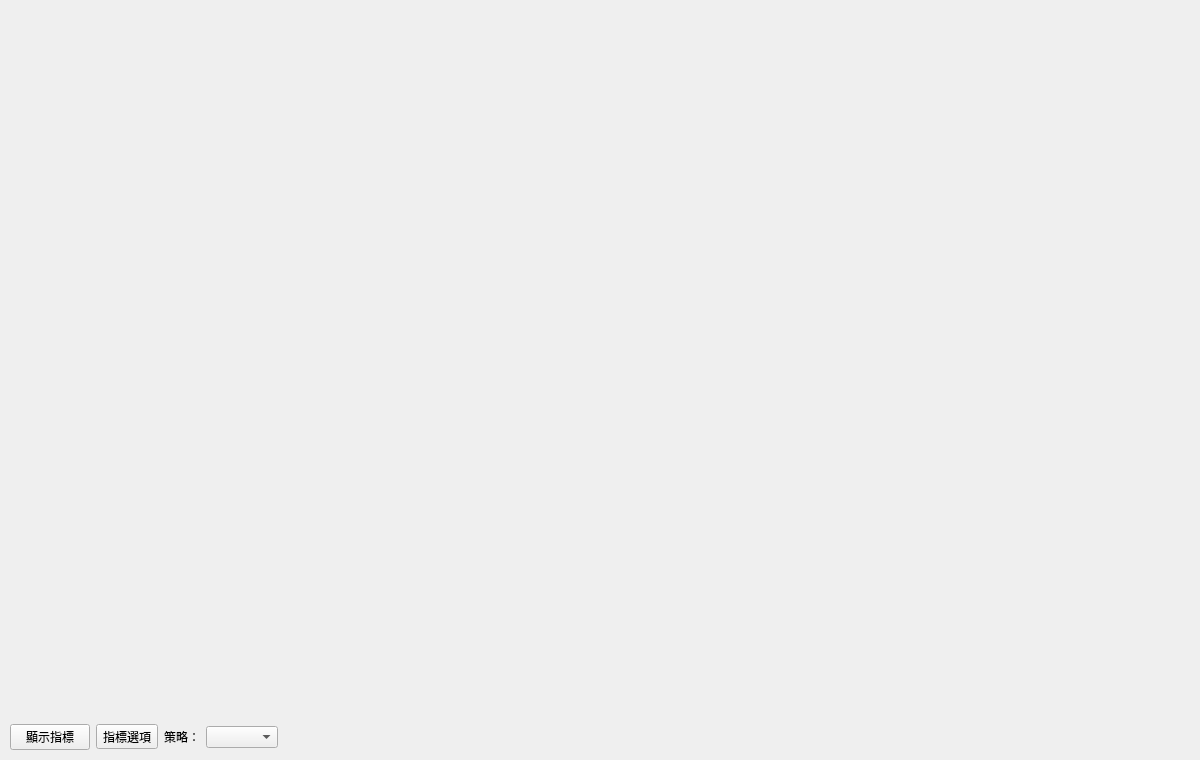
<?xml version="1.0" encoding="UTF-8"?>
<ui version="4.0">
 <class>QuotesPage</class>
 <widget class="QWidget" name="quotes_page">
  <property name="geometry">
   <rect>
    <x>0</x>
    <y>0</y>
    <width>1200</width>
    <height>760</height>
   </rect>
  </property>
  <layout class="QVBoxLayout" name="pageLayout">
   <property name="leftMargin"><number>10</number></property>
   <property name="topMargin"><number>8</number></property>
   <property name="rightMargin"><number>10</number></property>
   <property name="bottomMargin"><number>10</number></property>
   <property name="spacing"><number>6</number></property>
   <!-- 頁級使用說明（文案屬 i18n → quotes_page.py _TEXT）：版面切換、串流、指標/策略開關 -->
   <item>
    <widget class="QLabel" name="quotes_page_note">
     <property name="sizePolicy">
      <sizepolicy hsizetype="Expanding" vsizetype="Preferred">
       <horstretch>0</horstretch><verstretch>0</verstretch>
      </sizepolicy>
     </property>
     <property name="wordWrap"><bool>true</bool></property>
     <property name="text"><string/></property>
    </widget>
   </item>
   <!-- 頂欄：左 = 指標總開關 + 指標選項 menu + 策略下拉｜右 = layout 按鈕 -->
   <item>
    <layout class="QHBoxLayout" name="topBar">
     <property name="leftMargin"><number>0</number></property>
     <property name="topMargin"><number>0</number></property>
     <property name="rightMargin"><number>0</number></property>
     <property name="bottomMargin"><number>0</number></property>
     <property name="spacing"><number>6</number></property>
     <item>
      <widget class="QPushButton" name="ind_toggle">
       <property name="checkable"><bool>true</bool></property>
       <property name="text"><string>顯示指標</string></property>
      </widget>
     </item>
     <item>
      <widget class="QToolButton" name="ind_menu_btn">
       <property name="popupMode">
        <enum>QToolButton::ToolButtonPopupMode::InstantPopup</enum>
       </property>
       <property name="text"><string>指標選項</string></property>
      </widget>
     </item>
     <item>
      <widget class="QLabel" name="strat_label">
       <property name="text"><string>策略：</string></property>
      </widget>
     </item>
     <!-- 策略下拉嘅 item = StrategyManager 配置，屬資料 → _rebuild_strategy_combo 填 -->
     <item>
      <widget class="QComboBox" name="strat_combo"/>
     </item>
     <item>
      <spacer name="topStretch">
       <property name="orientation"><enum>Qt::Orientation::Horizontal</enum></property>
       <property name="sizeType"><enum>QSizePolicy::Policy::Expanding</enum></property>
       <property name="sizeHint" stdset="0"><size><width>40</width><height>20</height></size></property>
      </spacer>
     </item>
     <!-- layout 按鈕：數量 = LAYOUTS（1x1/1x2/2x2/2x3）屬資料 → _build_layout_btns 逐個填進
          layoutSlot（objectName layout_&lt;name&gt; + property og=layoutbtn）；加 layout 唔使改呢檔。 -->
     <item>
      <layout class="QHBoxLayout" name="layoutSlot">
       <property name="leftMargin"><number>0</number></property>
       <property name="topMargin"><number>0</number></property>
       <property name="rightMargin"><number>0</number></property>
       <property name="bottomMargin"><number>0</number></property>
       <property name="spacing"><number>4</number></property>
      </layout>
     </item>
    </layout>
   </item>
   <!-- grid：cell 數量 = N_CELLS（ChartCell 排版見 chart_cell.ui）屬資料；邊格可見、放邊個 row/col、
        row/col stretch 全部屬行為 → _apply_layout 按 LAYOUTS 設。切換 layout 只 hide/show + reposition，
        cells 永不銷毀（唔中斷 stream、唔丟狀態）。 -->
   <item>
    <layout class="QGridLayout" name="gridSlot">
     <property name="spacing"><number>6</number></property>
    </layout>
   </item>
  </layout>
 </widget>
 <resources/>
 <connections/>
</ui>
